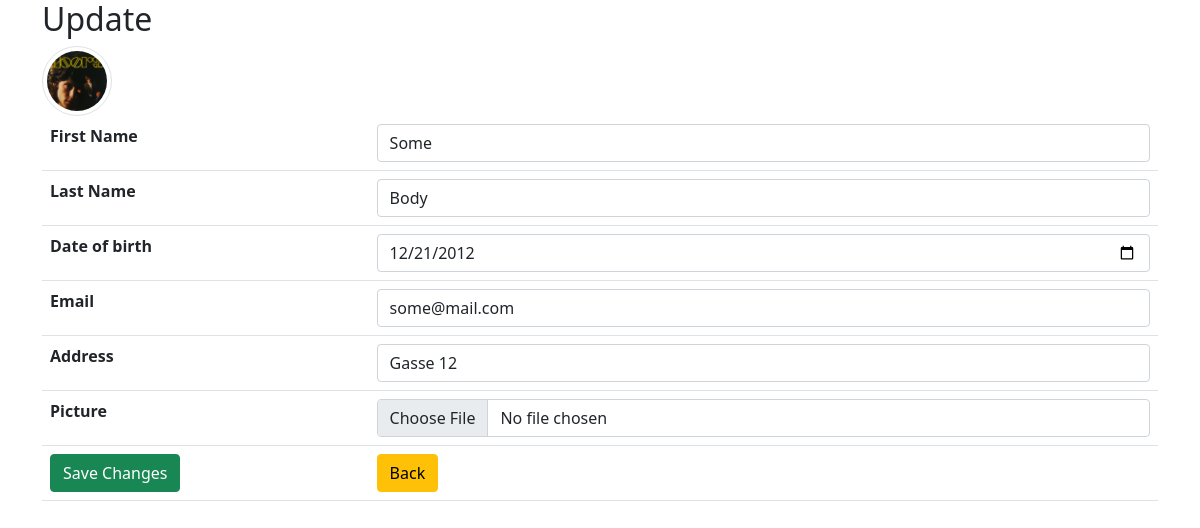
/user_update.php?id=10 (signed in), run on the app's committed database.
### tables this page shows
CREATE TABLE `user` (
  `user_id` int(11) NOT NULL,
  `first_name` varchar(30) NOT NULL,
  `last_name` varchar(30) NOT NULL,
  `password` varchar(255) NOT NULL,
  `date_of_birth` date DEFAULT NULL,
  `email` varchar(255) NOT NULL,
  `address` varchar(255) NOT NULL,
  `picture` varchar(255) NOT NULL,
  `status` varchar(30) NOT NULL DEFAULT 'user'
);

### user_update.php (the view, shortened to what this page needs)
<?php
require_once 'components/db_connect.php';
if (isset($_GET['id'])) {
    $id = $_GET['id'];
    $sql = "SELECT * FROM user WHERE user_id = {$id}";
    $result = mysqli_query($connect, $sql);
    if (mysqli_num_rows($result) == 1) {
        $data = mysqli_fetch_assoc($result);
        $fname = $data['first_name'];
        $lname = $data['last_name'];
        $date_of_birth = $data['date_of_birth'];
        $email = $data['email'];
        $address = $data['address'];
    }
}
?>
<!DOCTYPE html>
<html lang="en">
<head>
    <?php require_once 'components/boot.php' ?>
</head>
<body>
    <div class="container">
        <h2>Update</h2>
        <img class='img-thumbnail rounded-circle' src='pictures/<?php echo $data['picture'] ?>' alt="<?php echo $fname ?>">
        <form method="post" enctype="multipart/form-data">
            <table class="table">
                <tr>
                    <th>First Name</th>
                    <td><input class="form-control" type="text" name="first_name" placeholder="First Name" value="<?php echo $fname ?>" /></td>
                </tr>
                <tr>
                    <th>Last Name</th>
                    <td><input class="form-control" type="text" name="last_name" placeholder="Last Name" value="<?php echo $lname ?>" /></td>
                </tr>
                <tr>
                    <th>Date of birth</th>
                    <td><input class="form-control" type="date" name="date_of_birth" placeholder="Date of birth" value="<?php echo $date_of_birth ?>" /></td>
                </tr>
                <tr>
                    <th>Email</th>
                    <td><input class="form-control" type="email" name="email" placeholder="Email" value="<?php echo $email ?>" /></td>
                </tr>
                <tr>
                    <th>Address</th>
                    <td><input class="form-control" type="text" name="address" placeholder="Address" value="<?php echo $address ?>" /></td>
                </tr>
                <tr>
                    <th>Picture</th>
                    <td><input class="form-control" type="file" name="picture" /></td>
                </tr>
                <tr>
                    <td><button name="submit" class="btn btn-success" type="submit">Save Changes</button></td>
                    <td><a href="dashboard.php"><button class="btn btn-warning" type="button">Back</button></a></td>
                </tr>
            </table>
        </form>
    </div>
</body>
</html>

### user_update.php (style rules this page uses)
.img-thumbnail { width: 70px !important; height: 70px !important; }

### data on the page
user: picture (picture), first_name "Some", last_name "Body", date_of_birth "12/21/2012", email "some@mail.com", address "Gasse 12"
